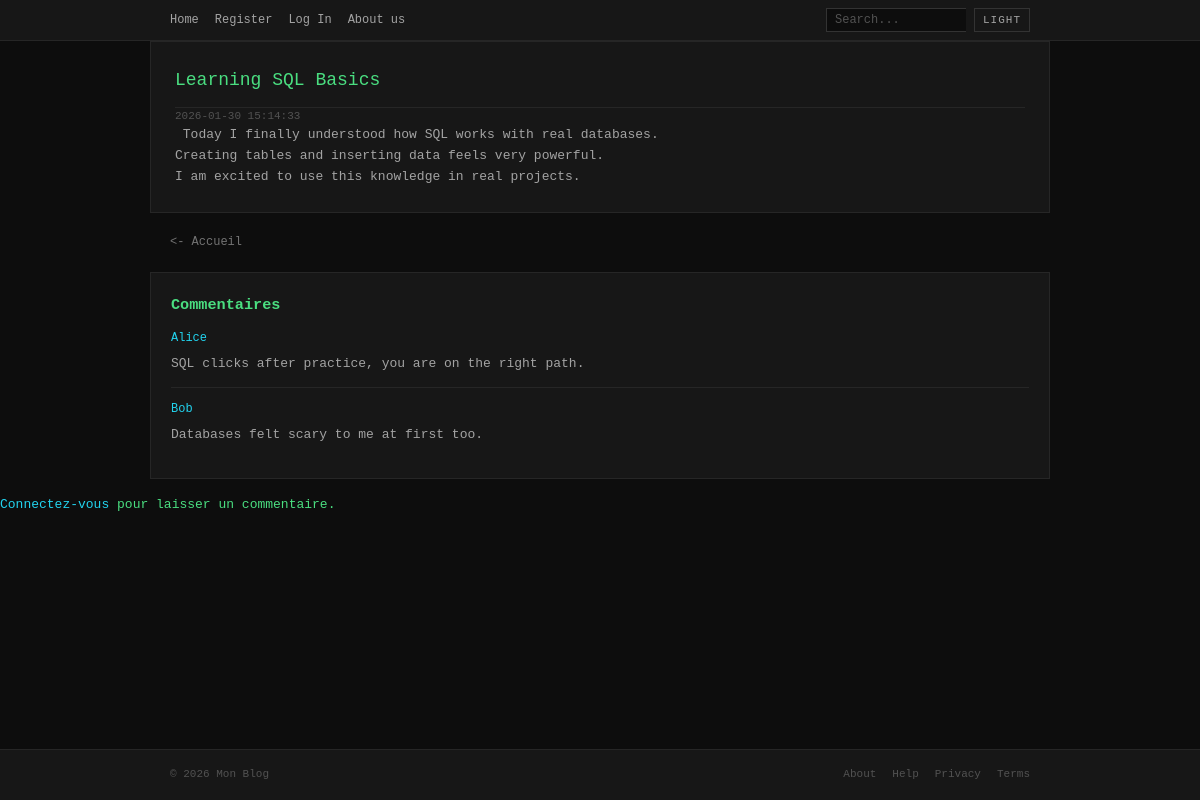
The app's page /?action=post&id=1 with its own data.
### tables this page shows
create table if not exists POSTS (
    POST_ID int auto_increment primary key,
    TITLE varchar(32),
    CONTENT text,
    PUBLISH_DATE datetime default NOW()
);

create table if not exists COMMENTS (
    COMMENT_ID int auto_increment primary key,
    CONTENT text,

    USER_ID int,
    POST_ID int,

    foreign key (USER_ID) references USERS(USER_ID),
    foreign key (POST_ID) references POSTS(POST_ID)
);

create table if not exists USERS (
    USER_ID int auto_increment primary key,
    USERNAME varchar(32),
    EMAIL varchar(64),
    PSSWRD varchar(128),
    IS_ADMIN tinyint(1) default 0
);

### index.php (called while the page is built, shortened)
<?php
if (isset($_GET["action"])) {
    $action = $_GET["action"];
} else {
    $action = "default";
}
$file = rout($action);
require_once "app/controllers/" . $file;

### app/models/db.inc.php (called while the page is built)
<?php
function getPdo()
{
    $USERNAME = "admin";
    $PASSWORD = "root";
    $DBNAME = "blog";
    $HOST = "127.0.0.1";
    try {
        $connection = new PDO(
            "mysql:host=$HOST;dbname=$DBNAME",
            $USERNAME,
            $PASSWORD,
        );
        $connection->setAttribute(PDO::ATTR_ERRMODE, PDO::ERRMODE_EXCEPTION);
        return $connection;
    } catch (PDOException $e) {
        die($e);
    }
}

### app/models/post.inc.php (called while the page is built, shortened)
<?php
include_once "db.inc.php";
class Post {
    private PDO $pdo;
    function __construct() { $this->pdo = getPdo(); }
    function getSinglePost($postId) {
        $stmt = $this->pdo->prepare("SELECT POST_ID, TITLE, CONTENT, PUBLISH_DATE FROM POSTS WHERE POST_ID = :postId");
        $stmt->execute([":postId" => $postId]);
        return $stmt->fetch(PDO::FETCH_ASSOC);
    }
    function getComments($postId) {
        $stmt = $this->pdo->prepare("SELECT c.CONTENT, c.USER_ID, c.POST_ID, c.COMMENT_ID, u.USERNAME FROM COMMENTS c JOIN USERS u ON c.USER_ID = u.USER_ID WHERE c.POST_ID = :postId");
        $stmt->execute([":postId" => $postId]);
        return $stmt->fetchAll(PDO::FETCH_ASSOC);
    }
}

### app/controllers/comment.php (called while the page is built, shortened)
<?php
require_once "app/models/auth.inc.php";
$loggedIn = isLoggedOn();
$currentUserId = $_SESSION["userId"] ?? null;
require_once "app/views/comment.view.php";

### app/models/auth.inc.php (called while the page is built, shortened)
<?php
function isLoggedOn()
{
    $res = false;
    return $res;
}

### app/views/post.view.php (the view)
<div>
    <div id="post">
        <h2> <?= htmlspecialchars($post["TITLE"]) ?> </h2>
        <i> <?= htmlspecialchars($post["PUBLISH_DATE"]) ?> </i>
        <p> <?= htmlspecialchars($post["CONTENT"]) ?> </p>
    </div>
    <a id="back" href="./?action=default"> <- Accueil </a>
</div>

### app/views/comment.view.php (shortened to what this page needs)
<div id="comments">
    <h3>Commentaires</h3>
    <?php if (!empty($comments)): ?>
        <?php foreach ($comments as $comment): ?>
            <?php if ($currentUserId && $currentUserId == $comment["USER_ID"]): ?>
            <div class="comment own-comment"
                 data-comment-id="<?= $comment["COMMENT_ID"] ?>"
                 data-user-id="<?= $comment["USER_ID"] ?>"
                 data-post-id="<?= $comment["POST_ID"] ?>"
                 oncontextmenu="showCommentMenu(event, <?= $comment["COMMENT_ID"] ?>, <?= $comment["POST_ID"] ?>, '<?= htmlspecialchars(addslashes($comment["CONTENT"])) ?>')">
                <strong><?= htmlspecialchars($comment["USERNAME"]) ?></strong>
                <p><?= htmlspecialchars($comment["CONTENT"]) ?></p>
            </div>
            <?php else: ?>
            <div class="comment">
                <strong><?= htmlspecialchars($comment["USERNAME"]) ?></strong>
                <p><?= htmlspecialchars($comment["CONTENT"]) ?></p>
            </div>
            <?php endif; ?>
        <?php endforeach; ?>
    <?php else: ?>
        <p>Pas encore de commentaire. Soyez le premier!</p>
    <?php endif; ?>
</div>
<?php if ($loggedIn): ?>
<div id="addComment">
    <h3>Ajouter un commentaire</h3>
    <?php if (isset($error)): ?>
        <p style="color: var(--error);"><?= htmlspecialchars($error) ?></p>
    <?php endif; ?>
    <form method="post">
        <input type="text" name="comment_content" placeholder="Ecrivez votre commentaire ici" required>
        <button type="submit">Envoyer</button>
    </form>
</div>
<?php else: ?>
<p><a href="index.php?action=login">Connectez-vous</a> pour laisser un commentaire.</p>
<?php endif; ?>

### assets/css/main.css (style rules this page uses)
* { box-sizing: border-box; margin: 0; padding: 0; }
a { color: var(--accent); text-decoration: none; }
.post, #post, #comments, #addComment, #register, #login-view { max-width: 900px; margin: 0 auto; padding: 0 20px; }
#post { background-color: var(--bg-secondary); border: 1px solid var(--border-color); padding: 24px; margin-bottom: 16px; }
#post h2 { margin-top: 0; font-size: 18px; font-weight: normal; color: var(--text-primary); border-bottom: 1px solid var(--border-color); padding-bottom: 12px; }
#post i { font-size: 11px; color: var(--text-dim); font-style: normal; }
#post p { color: var(--text-secondary); white-space: pre-wrap; }
#comments { background-color: var(--bg-secondary); border: 1px solid var(--border-color); padding: 20px; margin-bottom: 16px; }
.comment { padding: 12px 0; border-bottom: 1px solid var(--border-color); }
.comment:last-child { border-bottom: none; }
.comment strong { color: var(--accent); font-weight: normal; font-size: 12px; }
.comment p { margin: 6px 0 0 0; color: var(--text-secondary); }
#back { display: block; max-width: 900px; margin: 20px auto; padding: 0 20px; font-size: 12px; color: var(--text-muted); }

### records on screen
posts: TITLE "Learning SQL Basics", PUBLISH_DATE "2026-01-30 15:14:33", CONTENT "Today I finally understood how SQL works with real databases. Creating tables and inserting data feels very powerful. I am excited to use this knowledge in real projects."
comments: USER_ID.USERNAME "Alice", CONTENT "SQL clicks after practice, you are on the right path."
comments: USER_ID.USERNAME "Bob", CONTENT "Databases felt scary to me at first too."
